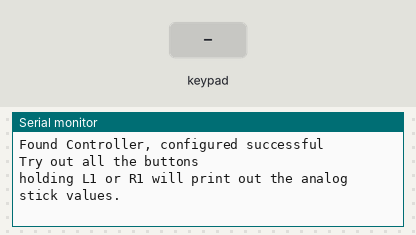
Bench run of a sketch on a simulated Arduino Uno, built with avr-gcc and run on an emulated ATmega328P. Parts: the last lines printed to the serial monitor. Inputs (shaded band) come from the test bench.

Above: at 1.2 s.
1.3 s: key 'U' pressed
At 2.5 s:
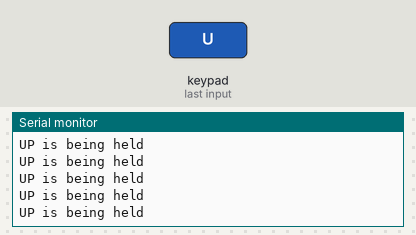
2.8 s: key 'D' pressed
At 4.0 s:
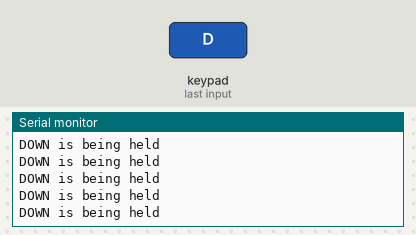
4.3 s: key 'L' pressed
At 5.5 s:
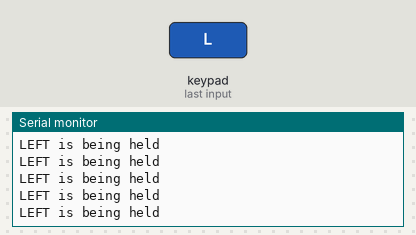
5.8 s: key 'R' pressed
At 6.9 s:
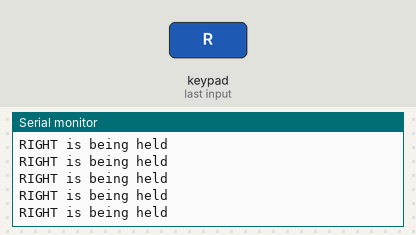
7.3 s: key 'X' pressed
At 8.4 s:
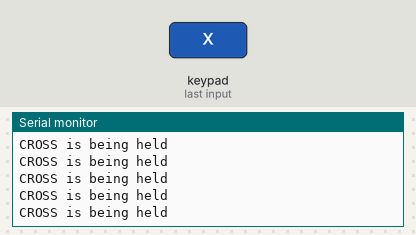
8.8 s: key 'O' pressed
At 10.0 s:
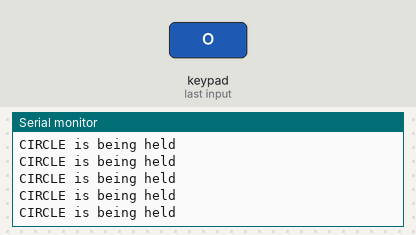

Measured:
- after the input at 1.3 s, the serial monitor: prints a new line at once (image 1)
- after the input at 2.8 s, the serial monitor: prints a new line at once (image 2)
- after the input at 4.3 s, the serial monitor: prints a new line at once (image 3)
- after the input at 5.8 s, the serial monitor: prints a new line at once (image 4)
- after the input at 7.3 s, the serial monitor: prints a new line at once (image 5)
- after the input at 8.8 s, the serial monitor: prints a new line at once (image 6)

The sketch:

5_1_PS2_button_test.ino
```cpp
/*****************************************************

 * This code applies to Metal robotic arm Kit
 * Through this link you can download the source code:
 * https://github.com/Cokoino/CKK0017

*****************************************************/

#include <PS2X_lib.h>//for 1.4

PS2X ps2x; // create PS2 Controller Class

//right now, the library does NOT support hot pluggable controllers, meaning
//you must always either restart your Arduino after you conect the controller,
//or call config_gamepad(pins) again after connecting the controller.
int error = 0;
byte vibrate = 0;

void setup(){
 Serial.begin(57600);


 error = ps2x.config_gamepad(10,12,11,13);   //setup GamePad(clock, command, attention, data) pins, check for error

 if(error == 0){
   Serial.println("Found Controller, configured successful");
   Serial.println("Try out all the buttons");
   Serial.println("holding L1 or R1 will print out the analog stick values.");
 }

  else if(error == 1)
   Serial.println("No controller found, check wiring");

  else if(error == 2)
   Serial.println("Controller found but not accepting commands");

   //Serial.print(ps2x.Analog(1), HEX);

 //ps2x.enableRumble();              //enable rumble vibration motors
 //ps2x.enablePressures();           //enable reading the pressure values from the buttons.
}

void loop(){
   /* You must Read Gamepad to get new values
   Read GamePad and set vibration values
   ps2x.read_gamepad(small motor on/off, larger motor strenght from 0-255)
   if you don't enable the rumble, use ps2x.read_gamepad(); with no values

   you should call this at least once a second
   */
 if(error != 0)
  return;

  ps2x.read_gamepad(false, vibrate);          //read controller and set large motor to spin at 'vibrate' speed

  if(ps2x.Button(PSB_START))  {               //will be TRUE as long as button is pressed
       Serial.println("Start is being held");
       }
  if(ps2x.Button(PSB_SELECT)){
       Serial.println("Select is being held");
       }
  if(ps2x.Button(PSB_PAD_UP)) {         //will be TRUE as long as button is pressed
       Serial.println("UP is being held");
       }
  if(ps2x.Button(PSB_PAD_RIGHT)){
       Serial.println("RIGHT is being held");
    }
  if(ps2x.Button(PSB_PAD_LEFT)){
       Serial.println("LEFT is being held");
    }
  if(ps2x.Button(PSB_PAD_DOWN)){
       Serial.println("DOWN is being held");
    }
  if(ps2x.Button(PSB_TRIANGLE)){
       Serial.println("TRIANGLE is being held");
    }

  if(ps2x.Button(PSB_CROSS)){
       Serial.println("CROSS is being held");
    }
  if(ps2x.Button(PSB_SQUARE)){
       Serial.println("SQUARE is being held");
    }
  if(ps2x.Button(PSB_CIRCLE)){
       Serial.println("CIRCLE is being held");
    }

  if(ps2x.Button(PSB_L2)){
       Serial.println("L2 is being held");
    }
  if(ps2x.Button(PSB_R2)){
       Serial.println("R2 is being held");
    }
  if(ps2x.Button(PSB_L1)){
       Serial.println("L1 is being held");
       Serial.print("Stick Values:");
       Serial.print(ps2x.Analog(PSS_LX), DEC); //Left stick, X axis.
       Serial.print(",");
       Serial.println(ps2x.Analog(PSS_LY), DEC); //Left stick, Y axis.
    }
   if(ps2x.Button(PSB_R1)){
       Serial.println("R1 is being held");
       Serial.print("Stick Values:");
       Serial.print(ps2x.Analog(PSS_RX), DEC); //Right stick, X axis.
       Serial.print(",");
       Serial.println(ps2x.Analog(PSS_RY), DEC); //Right stick, Y axis.
    }

 delay(50);


}
```
